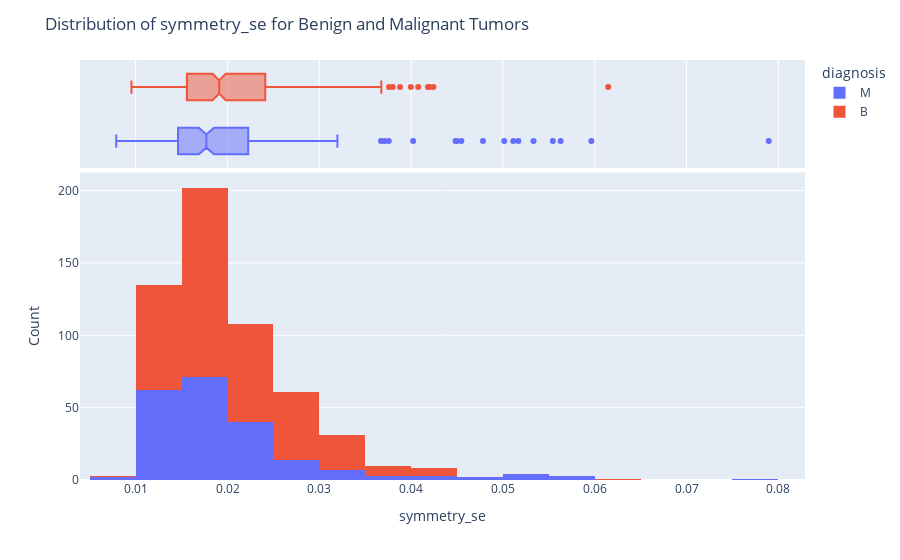

Notebook cell for this chart:
### Code cell
# Plot distribution of 'symmetry_se' for each diagnosis using Plotly
fig = px.histogram(df, x='symmetry_se', color='diagnosis', marginal='box', nbins=30)
fig.update_layout(title='Distribution of symmetry_se for Benign and Malignant Tumors', xaxis_title='symmetry_se', yaxis_title='Count')
fig.show()

### Figure 1 — Plotly figure (JSON) as saved in the notebook; plotly's stock layout.template omitted (floating-point values rounded to 4 significant figures; data arrays with more than 128 entries replaced by an {"elided": "..."} marker saying what was removed)
{"data": [{"alignmentgroup": "True", "bingroup": "x", "hovertemplate": "diagnosis=M<br>symmetry_se=%{x}<br>count=%{y}<extra></extra>", "legendgroup": "M", "marker": {"color": "#636efa", "pattern": {"shape": ""}}, "name": "M", "nbinsx": 30, "offsetgroup": "M", "orientation": "v", "showlegend": true, "type": "histogram", "x": {"elided": "212 float values"}, "xaxis": "x", "yaxis": "y"}, {"alignmentgroup": "True", "hovertemplate": "diagnosis=M<br>symmetry_se=%{x}<extra></extra>", "legendgroup": "M", "marker": {"color": "#636efa"}, "name": "M", "notched": true, "offsetgroup": "M", "showlegend": false, "type": "box", "x": {"elided": "212 float values"}, "xaxis": "x2", "yaxis": "y2"}, {"alignmentgroup": "True", "bingroup": "x", "hovertemplate": "diagnosis=B<br>symmetry_se=%{x}<br>count=%{y}<extra></extra>", "legendgroup": "B", "marker": {"color": "#EF553B", "pattern": {"shape": ""}}, "name": "B", "nbinsx": 30, "offsetgroup": "B", "orientation": "v", "showlegend": true, "type": "histogram", "x": {"elided": "357 float values"}, "xaxis": "x", "yaxis": "y"}, {"alignmentgroup": "True", "hovertemplate": "diagnosis=B<br>symmetry_se=%{x}<extra></extra>", "legendgroup": "B", "marker": {"color": "#EF553B"}, "name": "B", "notched": true, "offsetgroup": "B", "showlegend": false, "type": "box", "x": {"elided": "357 float values"}, "xaxis": "x2", "yaxis": "y2"}], "layout": {"barmode": "relative", "legend": {"title": {"text": "diagnosis"}, "tracegroupgap": 0}, "margin": {"t": 60}, "title": {"text": "Distribution of symmetry_se for Benign and Malignant Tumors"}, "xaxis": {"anchor": "y", "domain": [0, 1], "title": {"text": "symmetry_se"}}, "xaxis2": {"anchor": "y2", "domain": [0, 1], "matches": "x", "showgrid": true, "showticklabels": false}, "yaxis": {"anchor": "x", "domain": [0, 0.7326], "title": {"text": "Count"}}, "yaxis2": {"anchor": "x2", "domain": [0.7426, 1], "matches": "y2", "showgrid": false, "showline": false, "showticklabels": false, "ticks": ""}}}
